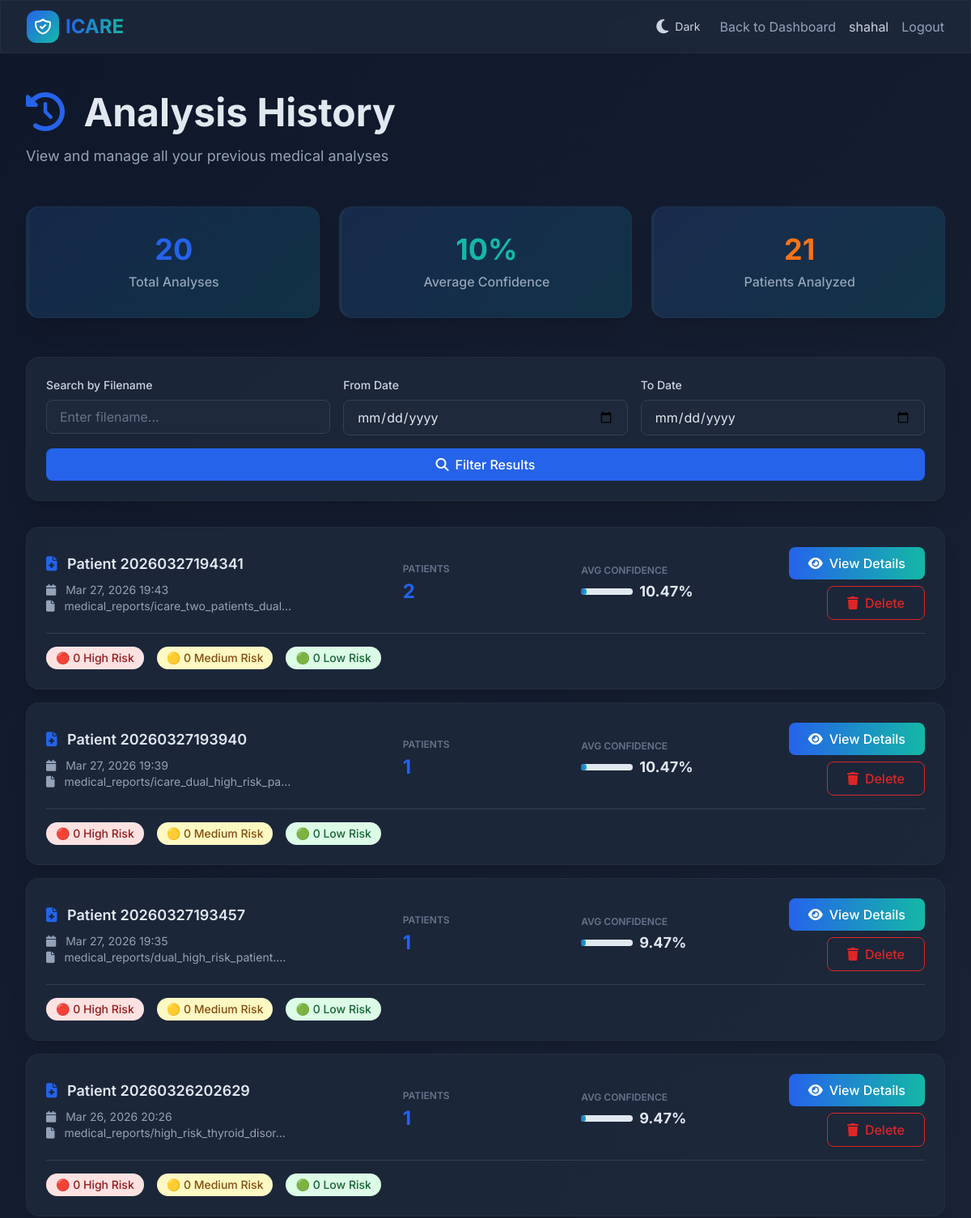
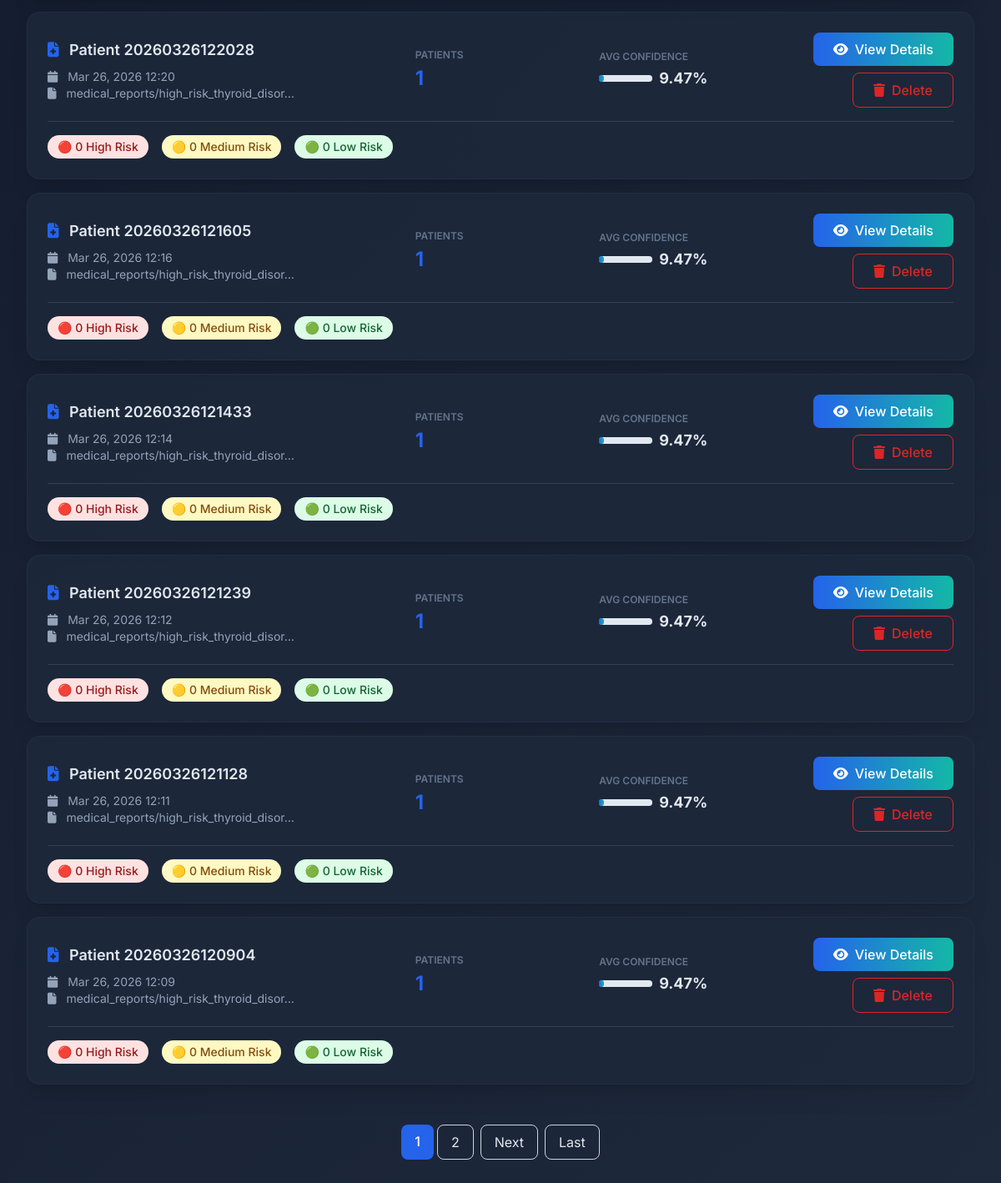
The page /analysis-history/ (signed in) on the database as committed earlier (2 pictures, top to bottom).
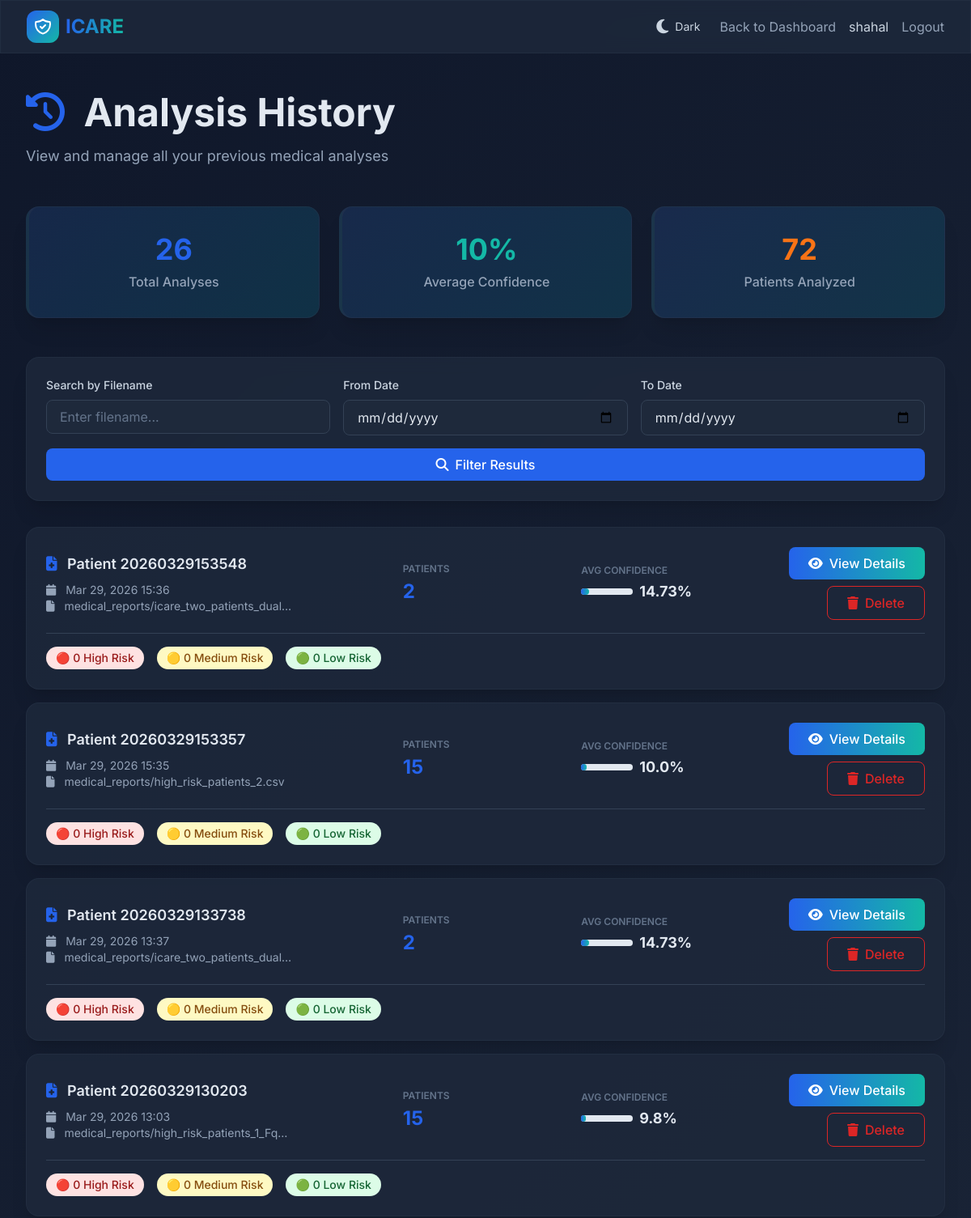
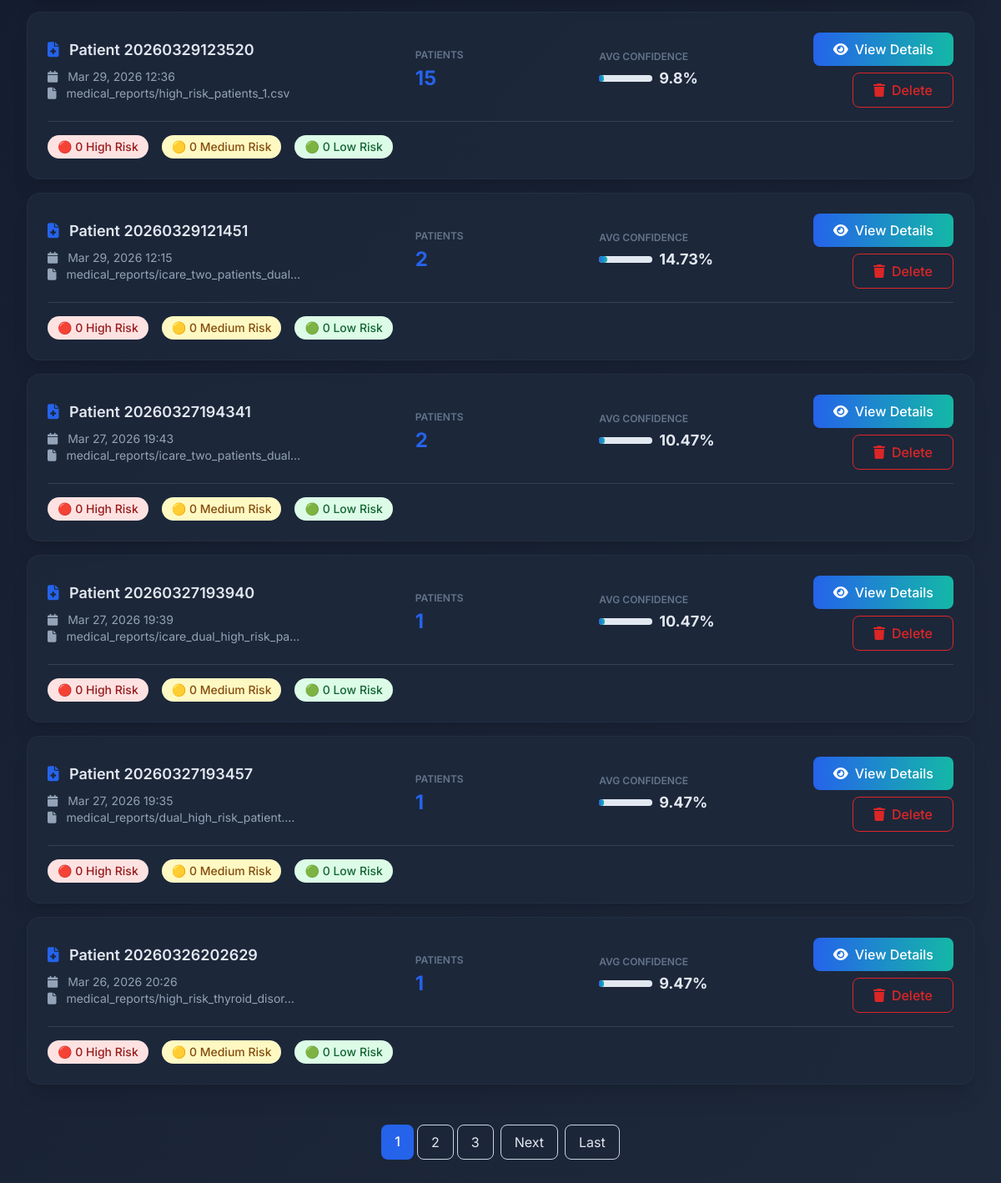
The same page on the database as committed later (2 pictures, top to bottom).
### app/models.py (models this page shows, shortened)
class AnalysisResult(models.Model):
    RISK_CHOICES = [
        ('High', 'High Risk'),
        ('Medium', 'Medium Risk'),
        ('Low', 'Low Risk'),
    ]
    medical_report = models.OneToOneField(MedicalReport, on_delete=models.CASCADE, related_name='analysis_result')
    user = models.ForeignKey(User, on_delete=models.CASCADE, related_name='analysis_results')
    total_patients = models.IntegerField(default=0)
    total_diseases_analyzed = models.IntegerField(default=0)
    high_risk_count = models.IntegerField(default=0)
    medium_risk_count = models.IntegerField(default=0)
    low_risk_count = models.IntegerField(default=0)
    average_confidence = models.FloatField(default=0.0)
    email_alert_sent = models.BooleanField(default=False)
    alert_disease_count = models.IntegerField(default=0)
    alert_retry_count = models.IntegerField(default=0)
    alert_risk_type = models.CharField(max_length=20, blank=True, null=True)
    predictions_json = models.JSONField(default=dict)
    recommendations = models.TextField(blank=True, null=True, help_text="AI-generated clinical recommendations")
    follow_up_actions = models.TextField(blank=True, null=True, help_text="Recommended follow-up actions")
    created_at = models.DateTimeField(auto_now_add=True)
    updated_at = models.DateTimeField(auto_now=True)
    analysis_duration = models.FloatField(default=0.0, help_text="Analysis time in seconds")
    class Meta:
        ordering = ['-created_at']

class MedicalReport(models.Model):
    user = models.ForeignKey(User, on_delete=models.CASCADE, related_name='medical_reports')
    patient_name = models.CharField(max_length=200, blank=True)
    csv_file = models.FileField(upload_to='medical_reports/')
    details = models.TextField(blank=True, null=True)
    age = models.IntegerField(blank=True, null=True)
    gender = models.CharField(max_length=20, blank=True, null=True)
    blood_pressure = models.CharField(max_length=20, blank=True, null=True)
    cholesterol = models.CharField(max_length=20, blank=True, null=True)
    glucose = models.CharField(max_length=20, blank=True, null=True)
    clinical_notes = models.TextField(blank=True, null=True)
    medications = models.TextField(blank=True, null=True, help_text="Current medications")
    allergies = models.TextField(blank=True, null=True)
    family_history = models.TextField(blank=True, null=True)
    created_at = models.DateTimeField(auto_now_add=True)
    updated_at = models.DateTimeField(auto_now=True)
    class Meta:
        ordering = ['-created_at']

### app/views.py (the view, shortened to what this page needs)
# urls.py: path('analysis-history/',views.analysis_history,name='analysis_history'),
@login_required(login_url='login')
def analysis_history(request):
    context = get_theme_context(request)
    analyses = AnalysisResult.objects.filter(user=request.user).order_by('-created_at')
    search_query = request.GET.get('search', '')
    from_date = request.GET.get('from_date', '')
    to_date = request.GET.get('to_date', '')
    if search_query:
        analyses = analyses.filter(
            Q(medical_report__patient_name__icontains=search_query) |
            Q(medical_report__csv_file__icontains=search_query)
        )
    if from_date:
        try:
            from_datetime = datetime.strptime(from_date, '%Y-%m-%d')
            analyses = analyses.filter(created_at__gte=from_datetime)
        except ValueError:
            pass
    total_analyses = analyses.count()
    avg_conf = analyses.aggregate(django_models.Avg('average_confidence'))['average_confidence__avg']
    total_patients = sum(a.total_patients for a in analyses) if analyses.exists() else 0
    paginator = Paginator(analyses, 10)  # 10 analyses per page
    page = request.GET.get('page')
    try:
        analyses_page = paginator.page(page)
    except PageNotAnInteger:
        analyses_page = paginator.page(1)
    except EmptyPage:
        analyses_page = paginator.page(paginator.num_pages)
    for analysis in analyses_page:
        try:
            predictions = analysis.predictions_json if isinstance(analysis.predictions_json, list) else []
            analysis.get_high_risk_count = sum(1 for p in predictions if p.get('risk') == 'High')
            analysis.get_medium_risk_count = sum(1 for p in predictions if p.get('risk') == 'Medium')
            analysis.get_low_risk_count = sum(1 for p in predictions if p.get('risk') == 'Low')
        except:
            analysis.get_high_risk_count = 0
            analysis.get_medium_risk_count = 0
            analysis.get_low_risk_count = 0
    context.update({
        'analyses': analyses_page,
        'page_obj': analyses_page,
        'is_paginated': paginator.num_pages > 1,
        'total_analyses': total_analyses,
        'avg_confidence': round(avg_conf, 2) if avg_conf else 0,
        'total_patients': total_patients,
        'search': search_query,
        'from_date': from_date,
        'to_date': to_date,
    })
    return render(request, 'analysis_history.html', context)

### app/views.py (called while the page is built)
def get_theme_context(request):
    theme = request.COOKIES.get('theme', 'dark')
    return {'theme': theme}

### app/templates/analysis_history.html (shortened to what the changed rows need)
{% load static %}
<!DOCTYPE html>
<html lang="en">
<head>
    <script src="https://cdn.tailwindcss.com"></script>
    <link rel="stylesheet" href="https://cdnjs.cloudflare.com/ajax/libs/font-awesome/6.4.0/css/all.min.css">
</head>
<body class="text-slate-900">
    <main class="max-w-7xl mx-auto px-4 sm:px-6 lg:px-8 py-12">
        <div class="mb-12 animate-fade-in-up">
            <h1 class="text-4xl md:text-5xl font-bold text-slate-900 dark:text-white mb-4">
                <i class="fas fa-history text-blue-600 mr-3"></i>
                Analysis History
            </h1>
        </div>
        {% if total_analyses > 0 %}
        <div class="grid md:grid-cols-3 gap-6 mb-12 animate-fade-in-up" style="animation-delay: 0.1s">
            <div class="glass-card stat-card rounded-2xl shadow-xl p-8 text-center border-l-4 border-blue-600">
                <div class="text-4xl font-bold text-blue-600 mb-2">{{ total_analyses }}</div>
                <p class="text-slate-600 font-medium">Total Analyses</p>
            </div>
            <div class="glass-card stat-card rounded-2xl shadow-xl p-8 text-center border-l-4 border-teal-500">
                <div class="text-4xl font-bold text-teal-500 mb-2">{{ avg_confidence|floatformat:0 }}%</div>
                <p class="text-slate-600 font-medium">Average Confidence</p>
            </div>
            <div class="glass-card stat-card rounded-2xl shadow-xl p-8 text-center border-l-4 border-orange-500">
                <div class="text-4xl font-bold text-orange-500 mb-2">{{ total_patients }}</div>
                <p class="text-slate-600 font-medium">Patients Analyzed</p>
            </div>
        </div>
        {% endif %}
        {% if analyses %}
        <div class="space-y-4 animate-fade-in-up" style="animation-delay: 0.2s">
            {% for analysis in analyses %}
            <div class="glass-card rounded-2xl shadow-xl p-6 hover:shadow-2xl transition">
                <div class="grid md:grid-cols-5 gap-4 items-center">
                    <div class="md:col-span-2">
                        <h3 class="text-lg font-semibold text-slate-900 mb-2">
                            <i class="fas fa-file-medical text-blue-600 mr-2"></i>
                            {% if analysis.medical_report.patient_name %}
                                {{ analysis.medical_report.patient_name }}
                            {% else %}
                                Analysis #{{ analysis.id }}
                            {% endif %}
                        </h3>
                        <p class="text-sm text-slate-600">
                            <i class="fas fa-calendar mr-2"></i>
                            {{ analysis.created_at|date:"M d, Y H:i" }}
                        </p>
                        <p class="text-sm text-slate-600">
                            <i class="fas fa-file mr-2"></i>
                            {{ analysis.medical_report.csv_file|truncatechars:40 }}
                        </p>
                    </div>
                    <div>
                        <p class="text-xs uppercase text-slate-500 font-semibold mb-1">Patients</p>
                        <p class="text-2xl font-bold text-blue-600">{{ analysis.total_patients }}</p>
                    </div>
                    <div>
                        <p class="text-xs uppercase text-slate-500 font-semibold mb-1">Avg Confidence</p>
                        <div class="flex items-center gap-2">
                            <div class="w-16 bg-slate-200 rounded-full h-2">
                                <div class="bg-gradient-to-r from-blue-600 to-teal-500 h-2 rounded-full"
                                     style="width: {{ analysis.average_confidence }}%"></div>
                            </div>
                            <p class="text-lg font-bold text-slate-900">{{ analysis.average_confidence }}%</p>
                        </div>
                    </div>
                    <div class="flex flex-col gap-2 justify-center md:items-end">
                        <a href="{% url 'analysis_detail' analysis.id %}"
                           class="inline-flex items-center justify-center gap-2 bg-gradient-to-r from-blue-600 to-teal-500 text-white px-6 py-2 rounded-lg font-medium hover:shadow-lg transition">
                            <i class="fas fa-eye"></i>
                            View Details
                        </a>
                        <a href="{% url 'delete_analysis' analysis.id %}"
                           class="inline-flex items-center justify-center gap-2 border border-red-600 text-red-600 px-6 py-2 rounded-lg font-medium hover:bg-red-50 transition"
                           onclick="return confirm('Are you sure you want to delete this analysis?');">
                            <i class="fas fa-trash"></i>
                            Delete
                        </a>
                    </div>
                </div>
                <div class="mt-4 pt-4 border-t border-slate-200">
                    <div class="flex gap-4 flex-wrap">
                        <div class="flex items-center gap-2">
                            <span class="px-3 py-1 bg-red-100 text-red-800 rounded-full text-sm font-medium">
                                🔴 {{ analysis.get_high_risk_count|default:0 }} High Risk
                            </span>
                        </div>
                        <div class="flex items-center gap-2">
                            <span class="px-3 py-1 bg-yellow-100 text-yellow-800 rounded-full text-sm font-medium">
                                🟡 {{ analysis.get_medium_risk_count|default:0 }} Medium Risk
                            </span>
                        </div>
                        <div class="flex items-center gap-2">
                            <span class="px-3 py-1 bg-green-100 text-green-800 rounded-full text-sm font-medium">
                                🟢 {{ analysis.get_low_risk_count|default:0 }} Low Risk
                            </span>
                        </div>
                    </div>
                </div>
            </div>
            {% endfor %}
        </div>
        {% if is_paginated %}
        <div class="mt-12 flex justify-center gap-2 animate-fade-in-up" style="animation-delay: 0.3s">
            <div class="flex gap-1">
                {% for num in page_obj.paginator.page_range %}
                    {% if page_obj.number == num %}
                    <span class="px-4 py-2 rounded-lg bg-blue-600 text-white font-medium">{{ num }}</span>
                    {% else %}
                    <a href="?page={{ num }}" class="px-4 py-2 rounded-lg border border-slate-300 hover:bg-slate-50 transition">{{ num }}</a>
                    {% endif %}
                {% endfor %}
            </div>
        </div>
        {% endif %}
        {% endif %}
    </main>
</body>
</html>

Rows that differ between the two databases and show on the page:
no longer on this page (row unchanged): AnalysisResult: medical_report.patient_name "Patient 20260326122028", created_at "Mar 26, 2026 12:20", medical_report.csv_file "medical_reports/high_risk_thyroid_disor…", total_patients "1", average_confidence "9.47", get_high_risk_count "0", get_medium_risk_count "0", get_low_risk_count "0"
no longer on this page (row unchanged): AnalysisResult: medical_report.patient_name "Patient 20260326121605", created_at "Mar 26, 2026 12:16", medical_report.csv_file "medical_reports/high_risk_thyroid_disor…", total_patients "1", average_confidence "9.47", get_high_risk_count "0", get_medium_risk_count "0", get_low_risk_count "0"
no longer on this page (row unchanged): AnalysisResult: medical_report.patient_name "Patient 20260326121433", created_at "Mar 26, 2026 12:14", medical_report.csv_file "medical_reports/high_risk_thyroid_disor…", total_patients "1", average_confidence "9.47", get_high_risk_count "0", get_medium_risk_count "0", get_low_risk_count "0"
no longer on this page (row unchanged): AnalysisResult: medical_report.patient_name "Patient 20260326121239", created_at "Mar 26, 2026 12:12", medical_report.csv_file "medical_reports/high_risk_thyroid_disor…", total_patients "1", average_confidence "9.47", get_high_risk_count "0", get_medium_risk_count "0", get_low_risk_count "0"
no longer on this page (row unchanged): AnalysisResult: medical_report.patient_name "Patient 20260326121128", created_at "Mar 26, 2026 12:11", medical_report.csv_file "medical_reports/high_risk_thyroid_disor…", total_patients "1", average_confidence "9.47", get_high_risk_count "0", get_medium_risk_count "0", get_low_risk_count "0"
no longer on this page (row unchanged): AnalysisResult: medical_report.patient_name "Patient 20260326120904", created_at "Mar 26, 2026 12:09", medical_report.csv_file "medical_reports/high_risk_thyroid_disor…", total_patients "1", average_confidence "9.47", get_high_risk_count "0", get_medium_risk_count "0", get_low_risk_count "0"
added AnalysisResult: medical_report.patient_name "Patient 20260329153548", created_at "Mar 29, 2026 15:36", medical_report.csv_file "medical_reports/icare_two_patients_dual…", total_patients "2", average_confidence "14.73", get_high_risk_count "0", get_medium_risk_count "0", get_low_risk_count "0"
added AnalysisResult: medical_report.patient_name "Patient 20260329153357", created_at "Mar 29, 2026 15:35", medical_report.csv_file "medical_reports/high_risk_patients_2.csv", total_patients "15", average_confidence "10.0", get_high_risk_count "0", get_medium_risk_count "0", get_low_risk_count "0"
added AnalysisResult: medical_report.patient_name "Patient 20260329133738", created_at "Mar 29, 2026 13:37", medical_report.csv_file "medical_reports/icare_two_patients_dual…", total_patients "2", average_confidence "14.73", get_high_risk_count "0", get_medium_risk_count "0", get_low_risk_count "0"
added AnalysisResult: medical_report.patient_name "Patient 20260329130203", created_at "Mar 29, 2026 13:03", medical_report.csv_file "medical_reports/high_risk_patients_1_Fq…", total_patients "15", average_confidence "9.8", get_high_risk_count "0", get_medium_risk_count "0", get_low_risk_count "0"
added AnalysisResult: medical_report.patient_name "Patient 20260329123520", created_at "Mar 29, 2026 12:36", medical_report.csv_file "medical_reports/high_risk_patients_1.csv", total_patients "15", average_confidence "9.8", get_high_risk_count "0", get_medium_risk_count "0", get_low_risk_count "0"
added AnalysisResult: medical_report.patient_name "Patient 20260329121451", created_at "Mar 29, 2026 12:15", medical_report.csv_file "medical_reports/icare_two_patients_dual…", total_patients "2", average_confidence "14.73", get_high_risk_count "0", get_medium_risk_count "0", get_low_risk_count "0"
Other text that changed with them:
{{ total_analyses }}: "20" → "26"
{{ total_patients }}: "21" → "72"
new list line: "3"
